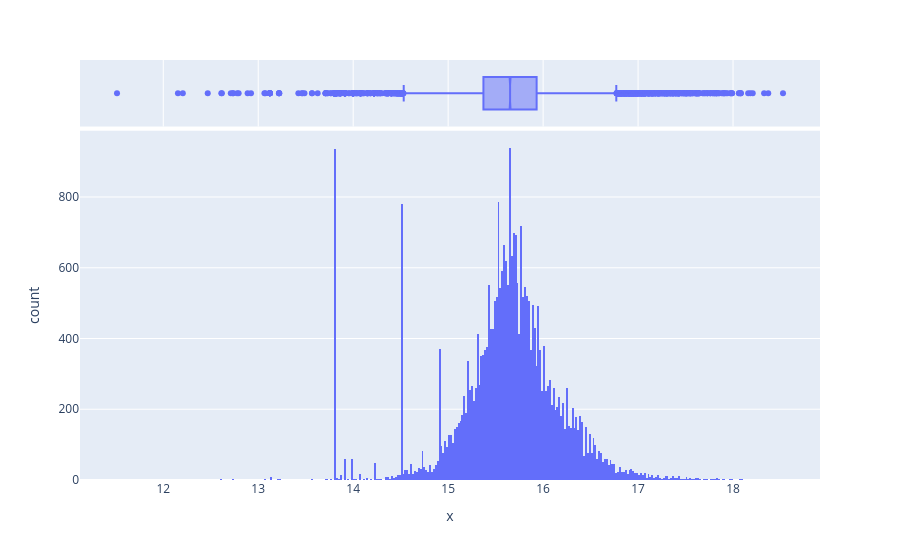

Source (notebook cell):
### Code cell
fig = px.histogram(x=np.log(df_train['price_doc']), marginal='box')
fig.show()

### Figure 1 — Plotly figure (JSON) as saved in the notebook; plotly's stock layout.template omitted (floating-point values rounded to 4 significant figures; data arrays with more than 128 entries replaced by an {"elided": "..."} marker saying what was removed)
{"data": [{"bingroup": "x", "hovertemplate": "x=%{x}<br>count=%{y}<extra></extra>", "legendgroup": "", "marker": {"color": "#636efa", "pattern": {"shape": ""}}, "name": "", "orientation": "v", "showlegend": false, "type": "histogram", "x": {"elided": "30461 float values"}, "xaxis": "x", "yaxis": "y"}, {"hovertemplate": "x=%{x}<extra></extra>", "legendgroup": "", "marker": {"color": "#636efa"}, "name": "", "notched": true, "showlegend": false, "type": "box", "x": {"elided": "30461 float values"}, "xaxis": "x2", "yaxis": "y2"}], "layout": {"barmode": "relative", "legend": {"tracegroupgap": 0}, "margin": {"t": 60}, "xaxis": {"anchor": "y", "domain": [0, 1], "title": {"text": "x"}}, "xaxis2": {"anchor": "y2", "domain": [0, 1], "matches": "x", "showgrid": true, "showticklabels": false}, "yaxis": {"anchor": "x", "domain": [0, 0.8316], "title": {"text": "count"}}, "yaxis2": {"anchor": "x2", "domain": [0.8416, 1], "matches": "y2", "showgrid": false, "showline": false, "showticklabels": false, "ticks": ""}}}
